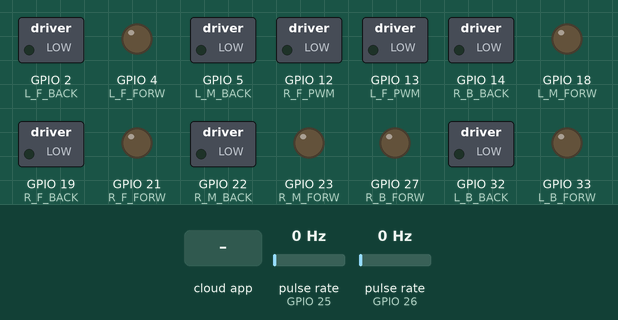
The sketch below on a simulated ESP32. On the bench: switched loads named in the sketch (green lamp = pin HIGH), output pins drawn as LEDs (lit = HIGH). Wiring (inferred from the names in the program): 2 × pulse sensor: data GPIO 25 / data GPIO 26. Inputs (shaded band) come from the test bench; at power-on: pulse rate (sensors on GPIO 25, GPIO 26) 0 Hz. WiFi joins after 1.5 s; servers stay silent unless stated; the ROS host is connected and sends only what is stated; what the sketch prints to the serial monitor is not drawn.

Above: at 2.7 s.
2.8 s: the phone or cloud app sets linear.x to -100
At 4.1 s:
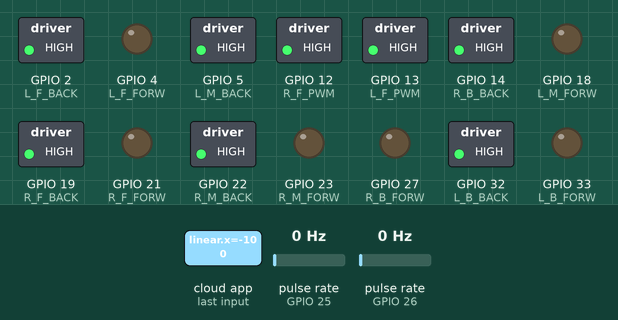
4.5 s: the phone or cloud app sets angular.z to -100
At 5.4 s:
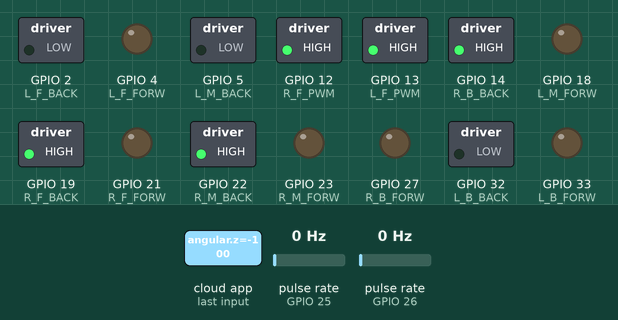
6.0 s: the phone or cloud app sets linear.x to 0
At 6.6 s:
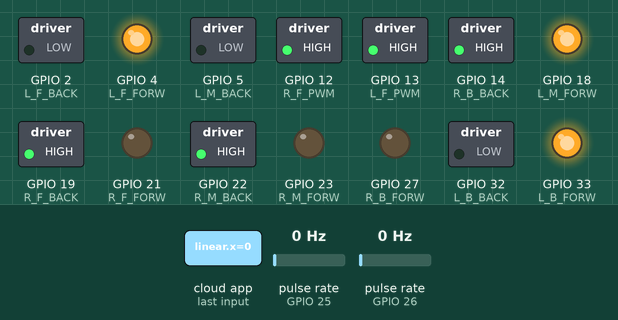
7.5 s: the phone or cloud app sets angular.z to 100
At 7.9 s:
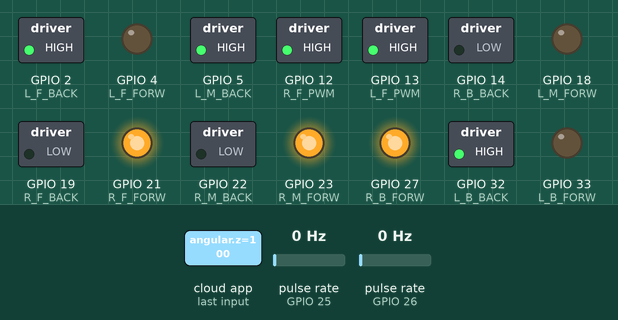
9.0 s: the phone or cloud app sets linear.x to 100
At 10.2 s:
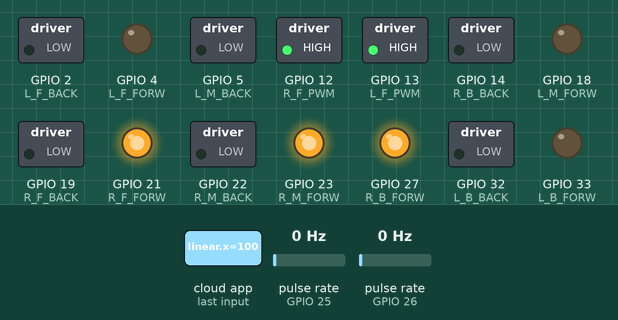
10.5 s: the phone or cloud app sets angular.z to 0
At 11.6 s:
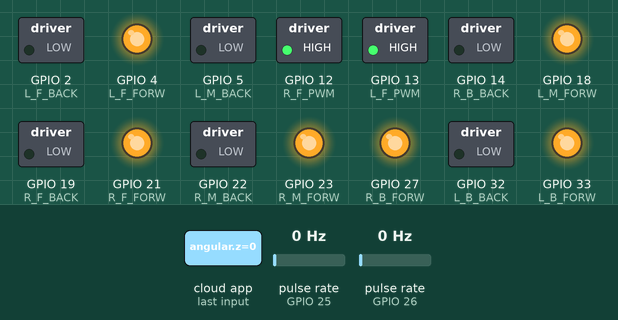
Timing chart, 0 to 13.0 s (numbered marks = the images above; inputs shaded):
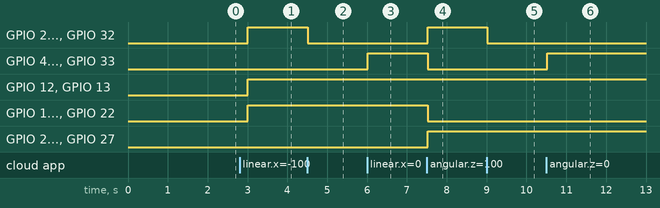

The sketch:

cmdvel_wifi_bot.ino
```cpp
#define ROSSERIAL_ARDUINO_TCP
#include "WiFi.h"
#include <ros.h>
#include <std_msgs/Int16.h>
#include <geometry_msgs/Twist.h>

const int enc_r = 25;
const int enc_l = 26;

const uint8_t R_F_PWM = 12;
const uint8_t R_F_BACK = 19;
const uint8_t R_F_FORW = 21;

const uint8_t L_F_PWM = 13;
const uint8_t L_F_BACK = 2;
const uint8_t L_F_FORW = 4;

const uint8_t R_B_BACK = 14;
const uint8_t R_B_FORW = 27;

const uint8_t L_B_BACK = 32;
const uint8_t L_B_FORW = 33;


const uint8_t R_M_BACK = 22;
const uint8_t R_M_FORW = 23;

const uint8_t L_M_BACK = 5;
const uint8_t L_M_FORW = 18;


const uint8_t channel_L =0;
const uint8_t channel_R= 1;


int count_r=0;
int count_l=0;

float left_wheel;
float right_wheel;
//float b_left_wheel;
//float b_right_wheel;
//float m_left_wheel;
//float m_right_wheel;

IPAddress server(192, 168, 30, 15);
uint16_t serverPort = 11411;
const char*  ssid = "Sanjay's device";
const char*  password = "lightweight";

void cmdVel_to_pwm_cb( const geometry_msgs::Twist& velocity_msg);
ros::NodeHandle  nh;
ros::Subscriber<geometry_msgs::Twist> sub("/cmd_vel", &cmdVel_to_pwm_cb );


std_msgs::Int16 enc_r_msg;
std_msgs::Int16 enc_l_msg;
ros::Publisher right_enc("enc_r_values", &enc_r_msg );
ros::Publisher left_enc("enc_l_values", &enc_l_msg );


void setup(){
    Serial.begin(115200);
    setupWiFi();

    nh.getHardware()->setConnection(server, serverPort);
    nh.initNode();
    nh.advertise(right_enc);
    nh.advertise(left_enc);
    nh.subscribe(sub);
    pin_defination();

}

void loop(){
    right_enc.publish(&enc_r_msg);
    left_enc.publish(&enc_l_msg);
    nh.spinOnce();
    delay(500);
}


void cmdVel_to_pwm_cb( const geometry_msgs::Twist& velocity_msg){

    right_wheel = (velocity_msg.linear.x + velocity_msg.angular.z ) / 2 ;
    left_wheel = (velocity_msg.linear.x - velocity_msg.angular.z ) /2 ;

    direction();
    speed();
    if ( velocity_msg.linear.x ==0.0 & velocity_msg.angular.z ==0.0){
        stop();
    }
    Serial.print(left_wheel);Serial.print(" / ");Serial.println(right_wheel);

}

void setupWiFi()
{
   WiFi.begin(ssid, password);
   while (WiFi.status() != WL_CONNECTED) { delay(500);Serial.print("."); }
   Serial.print("SSID: ");
   Serial.println(WiFi.SSID());
   Serial.print("IP:   ");
   Serial.println(WiFi.localIP());

}

void pin_defination(){


  const int freq = 5000;
  const int res = 8;

  //pinMode(L_F_PWM,  OUTPUT);
  pinMode(L_F_FORW, OUTPUT);
  pinMode(L_F_BACK, OUTPUT);
  //pinMode(R_F_PWM,  OUTPUT);
  pinMode(R_F_FORW, OUTPUT);
  pinMode(R_F_BACK, OUTPUT);
  pinMode(L_B_FORW, OUTPUT);
  pinMode(L_B_BACK, OUTPUT);
  pinMode(R_B_FORW, OUTPUT);
  pinMode(R_B_BACK, OUTPUT);
  pinMode(L_M_FORW, OUTPUT);
  pinMode(L_M_BACK, OUTPUT);
  pinMode(R_M_FORW, OUTPUT);
  pinMode(R_M_BACK, OUTPUT);

  ledcSetup(channel_R ,freq , res);
  ledcSetup(channel_L ,freq , res);

  ledcAttachPin(R_F_PWM,channel_R);
  ledcAttachPin(L_F_PWM,channel_L);
    pinMode(enc_r,INPUT);
    pinMode(enc_l,INPUT);
    attachInterrupt(digitalPinToInterrupt(enc_r),Update_encR,CHANGE);
    attachInterrupt(digitalPinToInterrupt(enc_l),Update_encL,CHANGE);
}

void Update_encR(){
    enc_r_msg.data=count_r ++;

}

void Update_encL(){
    enc_l_msg.data=count_l ++;

}


void direction(){


    digitalWrite(L_F_FORW, left_wheel > 0);
    digitalWrite(L_F_BACK, left_wheel < 0);


    digitalWrite(L_M_FORW, left_wheel > 0);
    digitalWrite(L_M_BACK, left_wheel < 0);


    digitalWrite(L_B_FORW, left_wheel > 0);
    digitalWrite(L_B_BACK, left_wheel < 0);


    digitalWrite(R_F_FORW, right_wheel > 0);
    digitalWrite(R_F_BACK, right_wheel < 0);


    digitalWrite(R_M_FORW, right_wheel > 0);
    digitalWrite(R_M_BACK, right_wheel < 0);


    digitalWrite(R_B_FORW, right_wheel > 0);
    digitalWrite(R_B_BACK, right_wheel < 0);


}

void speed (){
    ledcWrite(channel_R, 300);
    ledcWrite(channel_L, 300);
}

void stop()
{


   ledcWrite(channel_R, 0);
   ledcWrite(channel_L, 0);
}
```

Measured:
- after the input at 2.8 s, GPIO 2 (L_F_BACK), GPIO 5 (L_M_BACK), GPIO 12 (R_F_PWM), GPIO 13 (L_F_PWM), GPIO 14 (R_B_BACK), GPIO 19 (R_F_BACK), GPIO 22 (R_M_BACK), GPIO 32 (L_B_BACK): LOW → HIGH after 0.21 s
- after the input at 4.5 s, GPIO 2 (L_F_BACK), GPIO 5 (L_M_BACK), GPIO 32 (L_B_BACK): HIGH → LOW at once
- after the input at 6.0 s, GPIO 4 (L_F_FORW), GPIO 18 (L_M_FORW), GPIO 33 (L_B_FORW): LOW → HIGH at once
- after the input at 7.5 s, GPIO 2 (L_F_BACK), GPIO 5 (L_M_BACK), GPIO 21 (R_F_FORW), GPIO 23 (R_M_FORW), GPIO 27 (R_B_FORW), GPIO 32 (L_B_BACK): LOW → HIGH at once; GPIO 4 (L_F_FORW), GPIO 14 (R_B_BACK), GPIO 18 (L_M_FORW), GPIO 19 (R_F_BACK), GPIO 22 (R_M_BACK), GPIO 33 (L_B_FORW): HIGH → LOW at once
- after the input at 9.0 s, GPIO 2 (L_F_BACK), GPIO 5 (L_M_BACK), GPIO 32 (L_B_BACK): HIGH → LOW at once
- after the input at 10.5 s, GPIO 4 (L_F_FORW), GPIO 18 (L_M_FORW), GPIO 33 (L_B_FORW): LOW → HIGH at once
